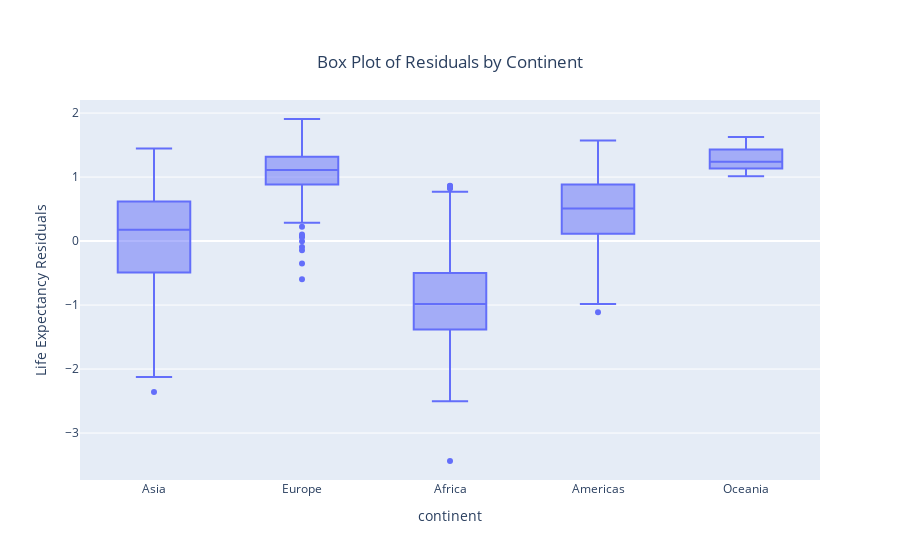

Write notebook code for a chart like this one.
### Markdown cell above
The plot of residuals doesn't match my initial expectations that I previously stated because the violin plots differ from each quite a bit. However, I was correct when I said that the residual plot would not be on a "visual" upwards trend. The mean of the residuals have actually increased per year whoch means the average prediction of the points gradually became "over-estimates" The maximum residual per year also decreases across time which means the prediction get closer to the observed value throughout time.

### Code cell
fig = px.box(df, x="continent", y=standardized_residuals, title = "Box Plot of Residuals by Continent")
fig.update_yaxes(title="Life Expectancy Residuals")
fig.update_layout(
    title={
        'y':0.9,
        'x':0.5,
        'xanchor': 'center',
        'yanchor': 'top'})
fig.show()

### Figure 1 — Plotly figure (JSON) as saved in the notebook; plotly's stock layout.template omitted (floating-point values rounded to 4 significant figures; data arrays with more than 128 entries replaced by an {"elided": "..."} marker saying what was removed)
{"data": [{"alignmentgroup": "True", "hovertemplate": "continent=%{x}<br>y=%{y}<extra></extra>", "legendgroup": "", "marker": {"color": "#636efa"}, "name": "", "notched": false, "offsetgroup": "", "orientation": "v", "showlegend": false, "type": "box", "x": {"elided": "1704 str values"}, "x0": " ", "xaxis": "x", "y": {"elided": "1704 float values"}, "y0": " ", "yaxis": "y"}], "layout": {"boxmode": "group", "legend": {"tracegroupgap": 0}, "title": {"text": "Box Plot of Residuals by Continent", "x": 0.5, "xanchor": "center", "y": 0.9, "yanchor": "top"}, "xaxis": {"anchor": "y", "domain": [0, 1], "title": {"text": "continent"}}, "yaxis": {"anchor": "x", "domain": [0, 1], "title": {"text": "Life Expectancy Residuals"}}}}
